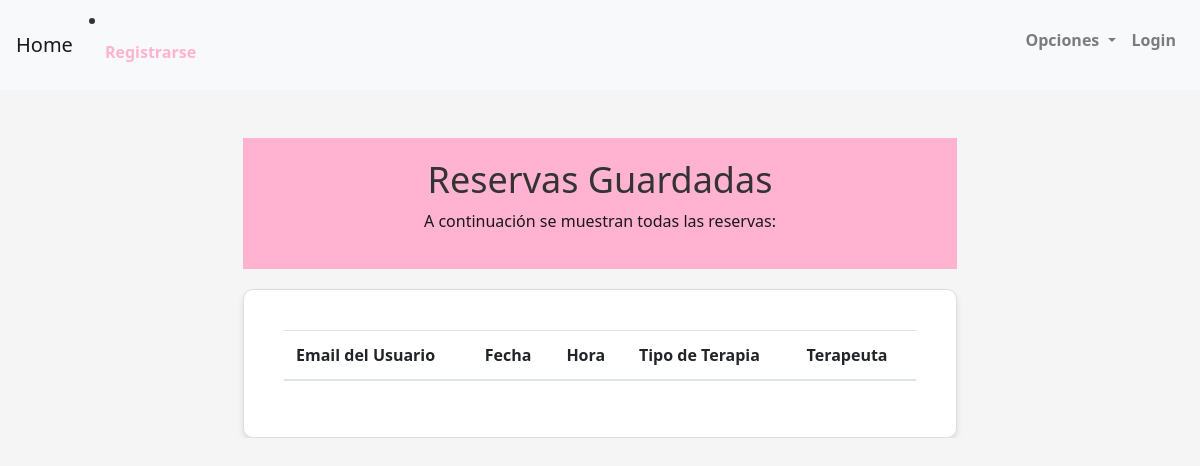
Before: /bookingpsico/bookingpsico/todas_las_reservas/ with the older database file.
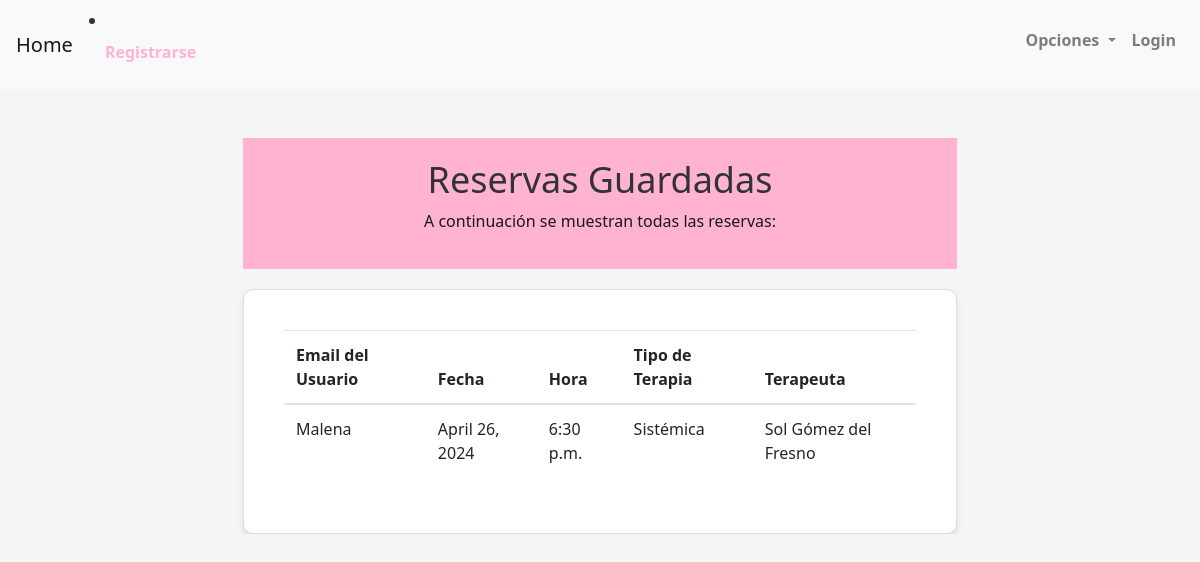
After: the same page with the newer database file.
### bookingpsico/models.py (models this page shows, shortened)
class Reserva(models.Model):
    nombre_usuario = models.CharField(max_length=100)
    fecha = models.DateField()
    hora = models.TimeField()
    tipo_terapia = models.CharField(max_length=100)
    terapeuta = models.ForeignKey('Terapeuta', on_delete=models.CASCADE)

class Terapeuta(models.Model):
    nombre = models.CharField(max_length=100)
    def __str__(self):
        return self.nombre

### bookingpsico/views.py (the view)
# urls.py: path("bookingpsico/todas_las_reservas/", todas_las_reservas, name = "todas_las_reservas"),
def todas_las_reservas(request):
    reservas = Reserva.objects.all()
    contexto_dict = {"todas_las_reservas": reservas}
    return render(request, "list.html", contexto_dict)

### bookingpsico/templates/list.html (shortened to what this page needs)
{% extends 'home.html' %}
{% block content %}
<div class="container mt-4">
    <header>
        <h1>Reservas Guardadas</h1>
        <p>A continuación se muestran todas las reservas:</p>
    </header>
    <div class="card">
        <div class="card-body">
            <table class="table">
                <thead>
                    <tr>
                        <th>Email del Usuario</th>
                        <th>Fecha</th>
                        <th>Hora</th>
                        <th>Tipo de Terapia</th>
                        <th>Terapeuta</th>
                    </tr>
                </thead>
                <tbody>
                    {% for reserva in todas_las_reservas %}
                    <tr>
                        <td>{{ reserva.nombre_usuario }}</td>
                        <td>{{ reserva.fecha }}</td>
                        <td>{{ reserva.hora }}</td>
                        <td>{{ reserva.tipo_terapia }}</td>
                        <td>{{ reserva.terapeuta }}</td>
                    </tr>
                    {% endfor %}
                </tbody>
            </table>
        </div>
    </div>
</div>
{% endblock content %}

Changed rows visible on the page:
added Reserva: nombre_usuario "Malena", fecha "April 26, 2024", hora "6:30 p.m.", tipo_terapia "Sistémica", terapeuta "Sol Gómez del Fresno"
